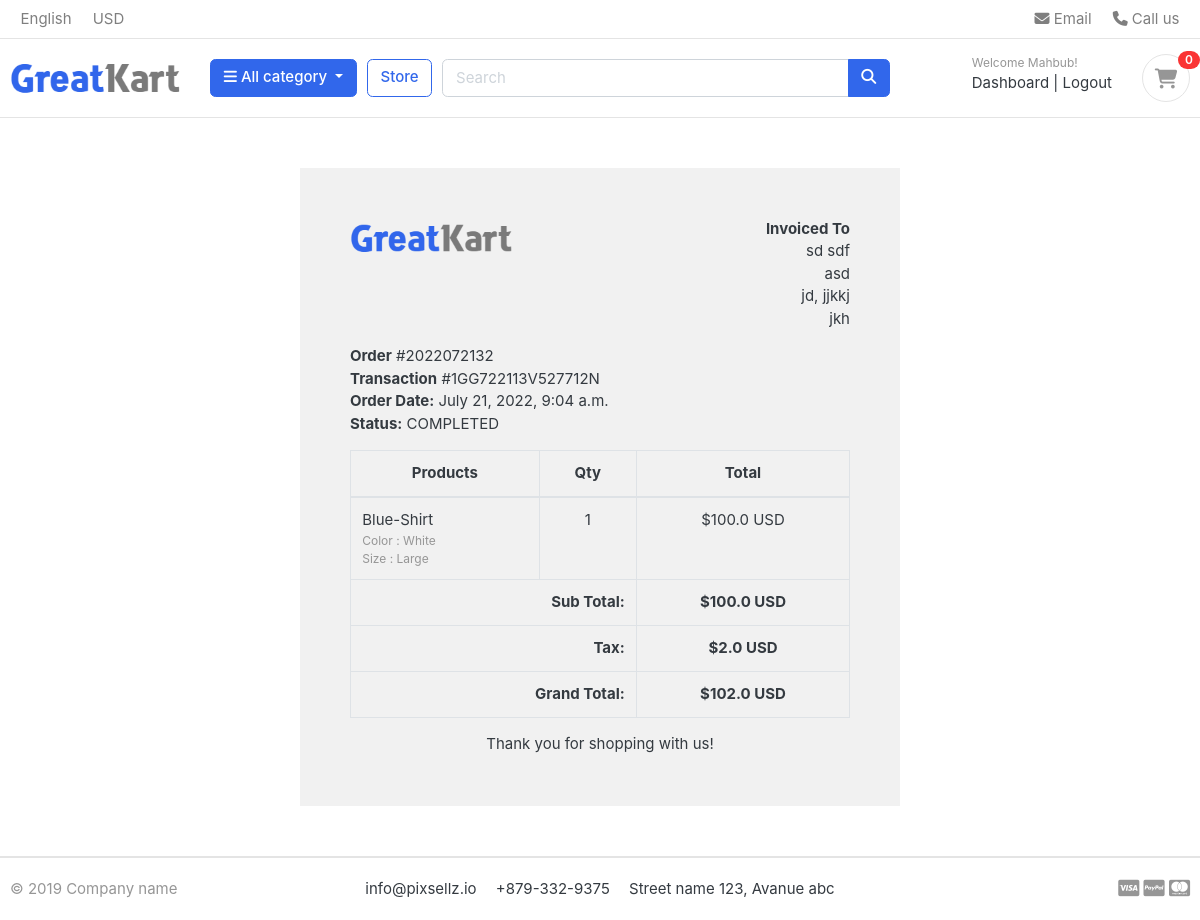
The app's page /accounts/order_detail/2022072132 (signed in) with its own data.
### accounts/models.py (models this page shows, shortened)
class Account(AbstractBaseUser):
    first_name = models.CharField(max_length=50)
    last_name = models.CharField(max_length=50)
    username = models.CharField(max_length=50, unique=True)
    email = models.EmailField(max_length=100, unique=True)
    phone_number = models.CharField(max_length=50)
    date_joined = models.DateTimeField(auto_now_add=True)
    last_login = models.DateTimeField(auto_now_add=True)
    is_admin = models.BooleanField(default=False)
    is_staff = models.BooleanField(default=False)
    is_active = models.BooleanField(default=False)
    is_superadmin = models.BooleanField(default=False)
    USERNAME_FIELD = 'email'
    REQUIRED_FIELDS = ['username', 'first_name', 'last_name']
    objects = MyAccountManager()

### orders/models.py (models this page shows, shortened)
class Order(models.Model):
    STATUS = (
        ('New', 'New'),
        ('Accepted', 'Accepted'),
        ('Completed', 'Completed'),
        ('Canceled', 'Canceled'),
    )
    user = models.ForeignKey(Account, on_delete=models.SET_NULL, null=True)
    payment = models.ForeignKey(
        Payment, on_delete=models.SET_NULL, blank=True, null=True)
    order_number = models.CharField(max_length=20)
    first_name = models.CharField(max_length=50)
    last_name = models.CharField(max_length=50)
    phone = models.CharField(max_length=15)
    email = models.EmailField(max_length=50)
    address_line_1 = models.CharField(max_length=50)
    address_line_2 = models.CharField(max_length=50, blank=True)
    country = models.CharField(max_length=50)
    state = models.CharField(max_length=50)
    city = models.CharField(max_length=50)
    order_note = models.CharField(max_length=100, blank=True)
    order_total = models.FloatField()
    tax = models.FloatField()
    status = models.CharField(max_length=10, choices=STATUS, default='New')
    ip = models.CharField(max_length=20, blank=True)
    is_ordered = models.BooleanField(default=False)
    created_at = models.DateTimeField(auto_now_add=True)
    updated_at = models.DateTimeField(auto_now=True)
    def full_name(self):
        return f'{self.first_name} {self.last_name}'
    def full_address(self):
        return f'{self.address_line_1} {self.address_line_2}'

class Payment(models.Model):
    user = models.ForeignKey(Account, on_delete=models.CASCADE)
    payment_id = models.CharField(max_length=100)
    payment_method = models.CharField(max_length=100)
    amount_paid = models.CharField(max_length=100)
    status = models.CharField(max_length=100)
    created_at = models.DateTimeField(auto_now_add=True)

class OrderProduct(models.Model):
    order = models.ForeignKey(Order, on_delete=models.CASCADE)
    payment = models.ForeignKey(
        Payment, on_delete=models.SET_NULL, blank=True, null=True)
    user = models.ForeignKey(Account, on_delete=models.CASCADE)
    product = models.ForeignKey(Product, on_delete=models.CASCADE)
    variations = models.ManyToManyField(Variation, blank=True)
    quantity = models.IntegerField()
    product_price = models.FloatField()
    ordered = models.BooleanField(default=False)
    created_at = models.DateTimeField(auto_now_add=True)
    updated_at = models.DateTimeField(auto_now=True)

### store/models.py (models this page shows, shortened)
class Product(models.Model):
    product_name = models.CharField(max_length=200, unique=True)
    slug = models.SlugField(max_length=200, unique=True)
    description = models.TextField(max_length=500, blank=True)
    price = models.IntegerField()
    images = models.ImageField(upload_to='photos/products')
    stock = models.IntegerField()
    is_available = models.BooleanField(default=True)
    category = models.ForeignKey(Category, on_delete=models.CASCADE)
    created_date = models.DateTimeField(auto_now_add=True)
    modified_date = models.DateTimeField(auto_now=True)

class Variation(models.Model):
    product = models.ForeignKey(Product, on_delete=models.CASCADE)
    variation_category = models.CharField(
        max_length=100, choices=variation_category_choice)
    variation_value = models.CharField(max_length=100)
    is_active = models.BooleanField(default=True)
    created_date = models.DateTimeField(auto_now=True)
    objects = VariationManager()

### accounts/views.py (the view)
# urls.py: path('order_detail/<int:order_id>', views.order_detail, name='order_detail'),
@login_required(login_url='login')
def order_detail(request, order_id):
    order_detail = OrderProduct.objects.filter(order__order_number=order_id)
    order = Order.objects.get(order_number=order_id)
    subtotal = 0
    for i in order_detail:
        subtotal += i.product_price * i.quantity
    context = {
        'order_detail': order_detail,
        'order': order,
        'subtotal': subtotal,
    }
    return render(request, 'accounts/order_detail.html', context)

### templates/accounts/order_detail.html
{% extends 'base.html' %}
{% load static %}
{% block content %}
<div class="container" style="margin: 0 auto;width: 50%;padding: 50px;background: #f1f1f1;margin-top: 50px;margin-bottom: 50px;">
    <div class="row invoice row-printable">
        <div class="col-md-12">
            <div class="panel panel-default plain" id="dash_0">
                <div class="panel-body p30">
                    <div class="row">
                        <div class="col-lg-6">
                            <div class="invoice-logo"><img src="{% static '/images/logo.png' %}" alt="Invoice logo" style="max-height: 40px;"></div>
                        </div>
                        <div class="col-lg-6">
                            <div class="invoice-from">
                                <ul class="list-unstyled text-right">
                                    <li><strong>Invoiced To</strong></li>
                                    <li>{{order.full_name}}</li>
                                    <li>{{order.full_address}}</li>
                                    <li>{{order.city}}, {{order.state}}</li>
                                    <li>{{order.country}}</li>
                                </ul>
                            </div>
                        </div>
                        <div class="col-lg-12">
                            <div class="invoice-details mt25">
                                <div class="well">
                                    <ul class="list-unstyled mb0">
                                        <li><strong>Order</strong> #{{order.order_number}}</li>
                                        <li><strong>Transaction</strong> #{{order.payment.payment_id}}</li>
                                        <li><strong>Order Date:</strong> {{order.created_at}}</li>
                                        <li><strong>Status:</strong> {{order.payment.status}}</li>
                                    </ul>
                                </div>
                            </div>
                            <div class="invoice-items">
                                <div class="table-responsive" style="overflow: hidden; outline: none;" tabindex="0">
                                    <table class="table table-bordered">
                                        <thead>
                                            <tr>
                                                <th class="per70 text-center">Products</th>
                                                <th class="per5 text-center">Qty</th>
                                                <th class="per25 text-center">Total</th>
                                            </tr>
                                        </thead>
                                        <tbody>
                                            {% for item in order_detail %}
                                            <tr>
                                                <td>{{item.product.product_name}}
                                                    <p class="text-muted small">
                                                        {% if item.variations.all %}
                                                            {% for i in item.variations.all %}
                                                                {{ i.variation_category | capfirst }} : {{  i.variation_value | capfirst  }} <br>
                                                            {% endfor %}
                                                        {% endif %}
                                                    </p>
                                                </td>
                                                <td class="text-center">{{item.quantity}}</td>
                                                <td class="text-center">${{item.product_price}} USD</td>
                                            </tr>
                                            {% endfor %}
                                        </tbody>
                                        <tfoot>
                                            <tr>
                                                <th colspan="2" class="text-right">Sub Total:</th>
                                                <th class="text-center">${{subtotal}} USD</th>
                                            </tr>
                                            <tr>
                                                <th colspan="2" class="text-right">Tax:</th>
                                                <th class="text-center">${{order.tax}} USD</th>
                                            </tr>
                                            <tr>
                                                <th colspan="2" class="text-right">Grand Total:</th>
                                                <th class="text-center">${{order.order_total}} USD</th>
                                            </tr>
                                        </tfoot>
                                    </table>
                                </div>
                            </div>
                            <div class="invoice-footer mt25">
                                <p class="text-center">Thank you for shopping with us!</p>
                            </div>
                        </div>
                    </div>
                </div>
            </div>
        </div>
    </div>
    </div>
{% endblock %}

### templates/base.html (shortened to what this page needs)
{% load static %}
<!DOCTYPE HTML>
<html lang="en">
<head>
<link href="{% static 'css/bootstrap.css' %}" rel="stylesheet" type="text/css"/>
<link href="{% static 'fonts/fontawesome/css/all.min.css' %}" type="text/css" rel="stylesheet">
<link href="https://cdnjs.cloudflare.com/ajax/libs/font-awesome/6.1.1/css/all.min.css" type="text/css" rel="stylesheet">
<link href="{% static 'css/ui.css' %}" rel="stylesheet" type="text/css"/>
<link href="{% static 'css/custom.css' %}" rel="stylesheet" type="text/css"/>
<link href="{% static 'css/responsive.css' %}" rel="stylesheet" media="only screen and (max-width: 1200px)" />
</head>
<body>
    {% include 'includes/navbar.html' %}
    {% block content %}
    {% endblock %}
    {% include 'includes/footer.html' %}

### templates/includes/navbar.html (shortened to what this page needs)
{% load static %}
<header class="section-header">
    <nav class="navbar p-md-0 navbar-expand-sm navbar-light border-bottom">
        <div class="container">
        <div class="collapse navbar-collapse" id="navbarTop4">
            <ul class="navbar-nav mr-auto">
                <li class="nav-item dropdown">
                    <a href="#" class="nav-link">   English </a>
                </li>
                <li class="nav-item dropdown">
                    <a href="#" class="nav-link"> USD </a>
                </li>
            </ul>
            <ul class="navbar-nav">
                <li><a href="#" class="nav-link"> <i class="fa fa-envelope"></i> Email </a></li>
                <li><a href="#" class="nav-link"> <i class="fa fa-phone"></i> Call us </a></li>
            </ul>
        </div>
        </div>
    </nav>
    <section class="header-main border-bottom">
        <div class="container">
            <div class="row align-items-center">
                <div class="col-lg-2 col-md-3 col-6">
                    <a href="{% url 'home' %}" class="brand-wrap">
                        <img class="logo" src="{% static './images/logo.png' %}">
                    </a>
                </div>
                <div class="col-lg col-sm col-md col-6 flex-grow-0">
                    <div class="category-wrap dropdown d-inline-block float-right">
                        <button type="button" class="btn btn-primary dropdown-toggle" data-toggle="dropdown">
                            <i class="fa fa-bars"></i> All category
                        </button>
                    </div>
                </div>
                <a href="{% url 'store' %}" class="btn btn-outline-primary">Store</a>
                <div class="col-lg  col-md-6 col-sm-12 col">
                    <form action="{% url 'search' %}" class="search" method="GET">
                        <div class="input-group w-100">
                            <input type="text" class="form-control" style="width:60%;" placeholder="Search" name="keyword">
                            <div class="input-group-append">
                                <button class="btn btn-primary" type="submit">
                                    <i class="fa fa-search"></i>
                                </button>
                            </div>
                        </div>
                    </form>
                </div>
                <div class="col-lg-3 col-sm-6 col-8 order-2 order-lg-3">
                    <div class="d-flex justify-content-end mb-3 mb-lg-0">
                        {% if user.id is None %}
                        <div class="widget-header">
                            <small class="title text-muted">Welcome guest!</small>
                            <div>
                                <a href="{% url 'login' %}">Log In</a> <span class="dark-transp"> | </span>
                                <a href="{% url 'register' %}"> Register</a>
                            </div>
                        </div>
                        {% else %}
                        <div class="widget-header">
                            <small class="title text-muted">Welcome {{ user.first_name }}!</small>
                            <div>
                                <a href="{% url 'dashboard' %}">Dashboard</a> <span class="dark-transp"> | </span>
                                <a href="{% url 'logout' %}">Logout</a>
                            </div>
                        </div>
                        {% endif %}
                        <a href="{% url 'cart' %}" class="widget-header pl-3 ml-3">
                            <div class="icon icon-sm rounded-circle border"><i class="fa fa-shopping-cart"></i></div>
                            <span class="badge badge-pill badge-danger notify">{{ cart_count }}</span>
                        </a>
                    </div>
                </div>
            </div>
        </div>
    </section>
</header>

### templates/includes/footer.html (shortened to what this page needs)
<footer class="section-footer border-top">
	<div class="container">
		<section class="footer-bottom border-top row">
			<div class="col-md-2">
				<p class="text-muted"> &copy 2019 Company name </p>
			</div>
			<div class="col-md-8 text-md-center">
				<span  class="px-2">info@pixsellz.io</span>
				<span  class="px-2">+879-332-9375</span>
				<span  class="px-2">Street name 123, Avanue abc</span>
			</div>
			<div class="col-md-2 text-md-right text-muted">
			</div>
		</section>
	</div>
</footer>
</body>
</html>

### records on screen
Account: first_name "Mahbub"
Order: full_name "sd sdf", full_address "asd", city "jd", state "jjkkj", country "jkh", order_number "2022072132", payment.payment_id "1GG722113V527712N", created_at "July 21, 2022, 9:04 a.m.", payment.status "COMPLETED", tax "2.0", order_total "102.0"
OrderProduct: product.product_name "Blue-Shirt", quantity "1", product_price "100.0"
Variation: variation_category "Color", variation_value "White"
Variation: variation_category "Size", variation_value "Large"

### other values on screen
{{ cart_count }} "0"
{{ subtotal }} "100.0"
